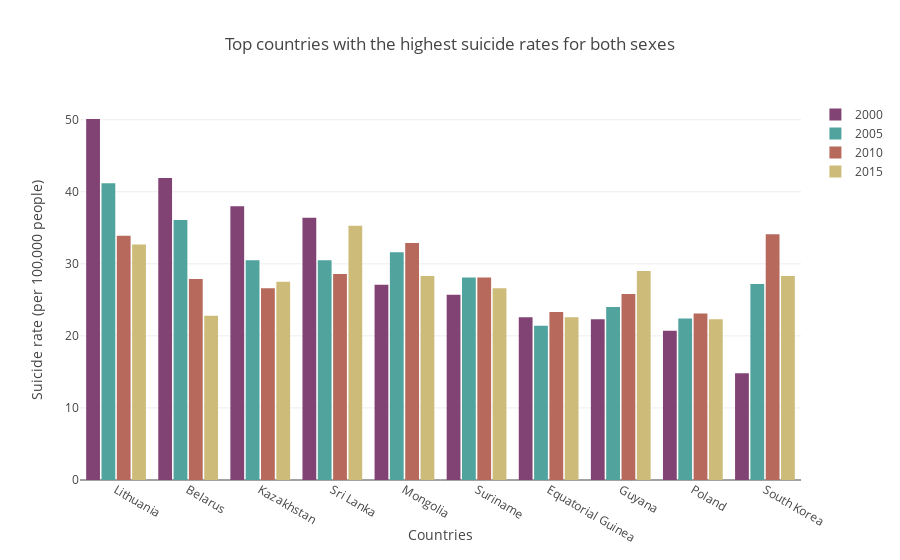

Notebook code cell kept with this figure:
### Code cell
t2000 = go.Bar(
    x = total2000[total2000['Country'].isin(total2015['Country'].head(10))]['Country'].head(10),
    y = total2000[total2000['Country'].isin(total2015['Country'].head(10))]['Total suicide rate'].head(10),
    marker=dict(color='rgb(129, 67, 116)'),
    name = '2000'
)

t2005 = go.Bar(
    x = total2005[total2005['Country'].isin(total2015['Country'].head(10))]['Country'].head(10),
    y = total2005[total2005['Country'].isin(total2015['Country'].head(10))]['Total suicide rate'].head(10),
    marker=dict(color='rgb(81, 163, 157)'),
    name = '2005'
)

t2010 = go.Bar(
    x = total2010[total2010['Country'].isin(total2015['Country'].head(10))]['Country'].head(10),
    y = total2010[total2010['Country'].isin(total2015['Country'].head(10))]['Total suicide rate'].head(10),
    marker=dict(color='rgb( 183, 105, 92)'),
    name = '2010'
)

t2015 = go.Bar(
    x = total2015['Country'].head(10),
    y = total2015['Total suicide rate'].head(10),
    marker=dict(color='rgb(205, 187, 121)',
    ),
    name = '2015'
)


data = [t2000, t2005, t2010, t2015]

layout = go.Layout(
    title='Top countries with the highest suicide rates for both sexes',
    xaxis={'title':'Countries'},
    yaxis={'title':'Suicide rate (per 100,000 people)'},
    barmode='group',
    bargap=0.15,
    bargroupgap=0.1
)

fig = go.Figure(data=data, layout=layout)
py.iplot(fig, filename='basic-bar')

### Figure 1 — Plotly figure (JSON) as saved in the notebook; plotly's stock layout.template omitted (floating-point values rounded to 4 significant figures)
{"data": [{"marker": {"color": "rgb(129, 67, 116)"}, "name": "2000", "type": "bar", "x": ["Lithuania", "Belarus", "Kazakhstan", "Sri Lanka", "Mongolia", "Suriname", "Equatorial Guinea", "Guyana", "Poland", "South Korea"], "y": [50.1, 41.9, 38, 36.4, 27.1, 25.7, 22.6, 22.3, 20.7, 14.8]}, {"marker": {"color": "rgb(81, 163, 157)"}, "name": "2005", "type": "bar", "x": ["Lithuania", "Belarus", "Mongolia", "Sri Lanka", "Kazakhstan", "Suriname", "South Korea", "Guyana", "Poland", "Equatorial Guinea"], "y": [41.2, 36.1, 31.6, 30.5, 30.5, 28.1, 27.2, 24, 22.4, 21.4]}, {"marker": {"color": "rgb( 183, 105, 92)"}, "name": "2010", "type": "bar", "x": ["South Korea", "Lithuania", "Mongolia", "Sri Lanka", "Suriname", "Belarus", "Kazakhstan", "Guyana", "Equatorial Guinea", "Poland"], "y": [34.1, 33.9, 32.9, 28.6, 28.1, 27.9, 26.6, 25.8, 23.3, 23.1]}, {"marker": {"color": "rgb(205, 187, 121)"}, "name": "2015", "type": "bar", "x": ["Sri Lanka", "Lithuania", "Guyana", "Mongolia", "South Korea", "Kazakhstan", "Suriname", "Belarus", "Equatorial Guinea", "Poland"], "y": [35.3, 32.7, 29, 28.3, 28.3, 27.5, 26.6, 22.8, 22.6, 22.3]}], "layout": {"bargap": 0.15, "bargroupgap": 0.1, "barmode": "group", "title": "Top countries with the highest suicide rates for both sexes", "xaxis": {"title": "Countries"}, "yaxis": {"title": "Suicide rate (per 100,000 people)"}}}
